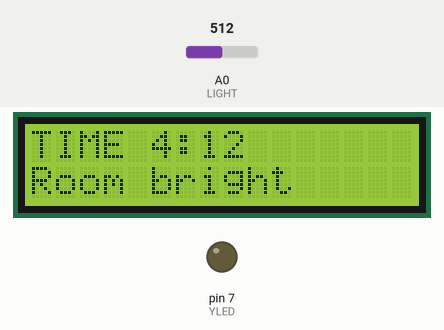
Simulated run of this sketch. Board: Arduino Uno, built with avr-gcc and run on an emulated ATmega328P. Parts: 16×2 character LCD, output pins drawn as LEDs (lit = HIGH). Inputs (shaded band) come from the test bench; at power-on: A0 (LIGHT) = 512.

Above: at 1.2 s.
1.3 s: A0 (LIGHT) set to 491
At 2.3 s:
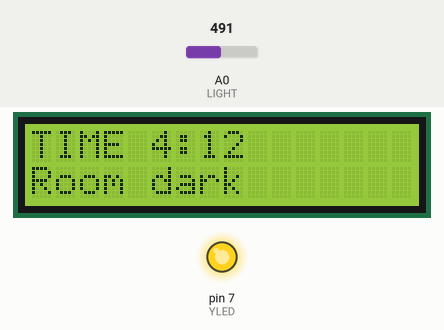
3.5 s: A0 (LIGHT) set to 510
At 5.2 s:
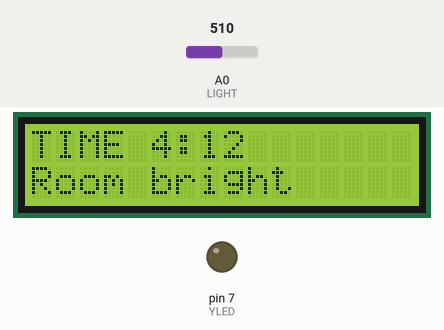
5.5 s: A0 (LIGHT) set to 490
At 7.4 s:
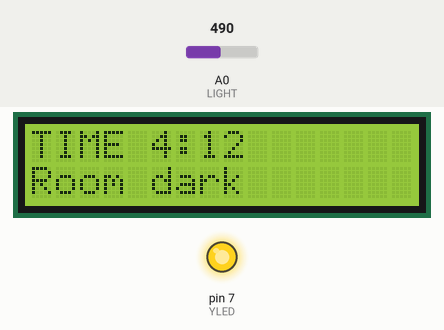
Timing chart, 0 to 8.9 s (numbered marks = the images above; inputs shaded):
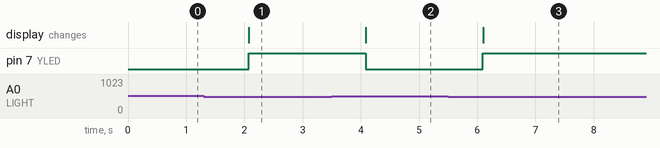

Measured:
- the behaviour switches between 500 and 499 on A0 (LIGHT) (found by bisection; images 0 and 1)
- after the input at 1.3 s, pin 7 (YLED): LOW → HIGH after 0.77 s; the display: changes after 0.78 s (image 1)
- after the input at 3.5 s, pin 7 (YLED): HIGH → LOW after 0.58 s; the display: changes after 0.59 s (image 2)
- after the input at 5.5 s, pin 7 (YLED): LOW → HIGH after 0.59 s; the display: changes after 0.60 s (image 3)

The sketch:

DormMate_V1.ino
```cpp
#include <LiquidCrystal.h>
// initialize the library by associating any needed LCD interface pin
// with the arduino pin number it is connected to
const int rs = 12, en = 11, d4 = 5, d5 = 4, d6 = 3, d7 = 2;
LiquidCrystal lcd(rs, en, d4, d5, d6, d7);
String firstName = "";
String lastName = "";
int state = 0; // 0 = waiting for first name, 1 = waiting for last name

//Automatic Nightlight
const int YLED=7;        //Red LED on pin 9 (PWM)
const int LIGHT=0;       //Lght Sensor on analog pin 0
int val = 0;             //variable to hold the analog reading
int val1=0;
// TIMER CONTROL
const unsigned long SECONDS = 60000;// 1 MINUTE
unsigned long previousTime= 0;
int H =4;// HOURS
int M = 12;//MINUTES


void setup() {
 // set up the LCD's number of columns and rows:
 lcd.begin(16, 2);
 // initialize the serial communications:
 Serial.begin(9600);
 //lcd.print("Enter First Name");
 pinMode(YLED, OUTPUT); //Set LED pin as output
}
void loop() {
unsigned long currentTime = millis();// timer
val = analogRead(LIGHT); //Read the light sensor
 // when characters arrive over the serial port...
 if (val<500) {
 digitalWrite(YLED,1);
 lcd.clear();
 lcd.setCursor(0, 0);
 lcd.print("TIME ");lcd.print(H);lcd.print(":");lcd.print(M);
 lcd.setCursor(0, 1);
 lcd.print("Room dark");
 /*lcd.setCursor(0, 1);
 lcd.print(val);

 delay(100);*/
 }

  else{
    digitalWrite(YLED,0);
     lcd.clear();
     lcd.setCursor(0, 0);
      lcd.print("TIME ");lcd.print(H);lcd.print(":");lcd.print(M);
    lcd.setCursor(0, 1);
    lcd.print("Room bright");
     /*lcd.setCursor(0, 1);
      lcd.print(val);

      delay(100);*/
  }
  delay(1000);
    if(currentTime - previousTime >= SECONDS ){

    M=M+1;
    previousTime=currentTime;

  }
  if(M== 60){
    H=H+1;
    M=0;
  }
}
```
